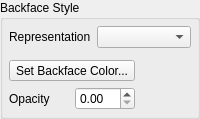
    <widget class="QGroupBox" name="BackfaceStyleGroup">
     <property name="title">
      <string>Backface Style</string>
     </property>
     <layout class="QGridLayout">
      <property name="margin">
       <number>6</number>
      </property>
      <property name="spacing">
       <number>6</number>
      </property>
      <item row="0" column="0">
       <widget class="QLabel" name="label_16">
        <property name="sizePolicy">
         <sizepolicy hsizetype="Fixed" vsizetype="Preferred">
          <horstretch>0</horstretch>
          <verstretch>0</verstretch>
         </sizepolicy>
        </property>
        <property name="text">
         <string>Representation</string>
        </property>
       </widget>
      </item>
      <item row="0" column="1">
       <widget class="QComboBox" name="BackfaceStyleRepresentation"/>
      </item>
      <item row="1" column="0" colspan="2">
       <widget class="QWidget" name="BackfaceStyleGroupOptions" native="true">
        <layout class="QGridLayout">
         <property name="leftMargin">
          <number>0</number>
         </property>
         <property name="topMargin">
          <number>6</number>
         </property>
         <property name="rightMargin">
          <number>0</number>
         </property>
         <property name="bottomMargin">
          <number>0</number>
         </property>
         <property name="spacing">
          <number>6</number>
         </property>
         <item row="0" column="0" colspan="2">
          <widget class="pqStandardColorButton" name="BackfaceActorColor">
           <property name="sizePolicy">
            <sizepolicy hsizetype="Minimum" vsizetype="Fixed">
             <horstretch>0</horstretch>
             <verstretch>0</verstretch>
            </sizepolicy>
           </property>
           <property name="text">
            <string>Set Backface Color...</string>
           </property>
          </widget>
         </item>
         <item row="0" column="2">
          <spacer>
           <property name="orientation">
            <enum>Qt::Horizontal</enum>
           </property>
           <property name="sizeHint" stdset="0">
            <size>
             <width>40</width>
             <height>20</height>
            </size>
           </property>
          </spacer>
         </item>
         <item row="1" column="0">
          <widget class="QLabel" name="label_20">
           <property name="text">
            <string>Opacity</string>
           </property>
          </widget>
         </item>
         <item row="1" column="1">
          <widget class="QDoubleSpinBox" name="BackfaceOpacity">
           <property name="maximum">
            <double>1.000000000000000</double>
           </property>
           <property name="singleStep">
            <double>0.100000000000000</double>
           </property>
          </widget>
         </item>
         <item row="1" column="2">
          <spacer>
           <property name="orientation">
            <enum>Qt::Horizontal</enum>
           </property>
           <property name="sizeHint" stdset="0">
            <size>
             <width>40</width>
             <height>20</height>
            </size>
           </property>
          </spacer>
         </item>
        </layout>
       </widget>
      </item>
     </layout>
    </widget>
